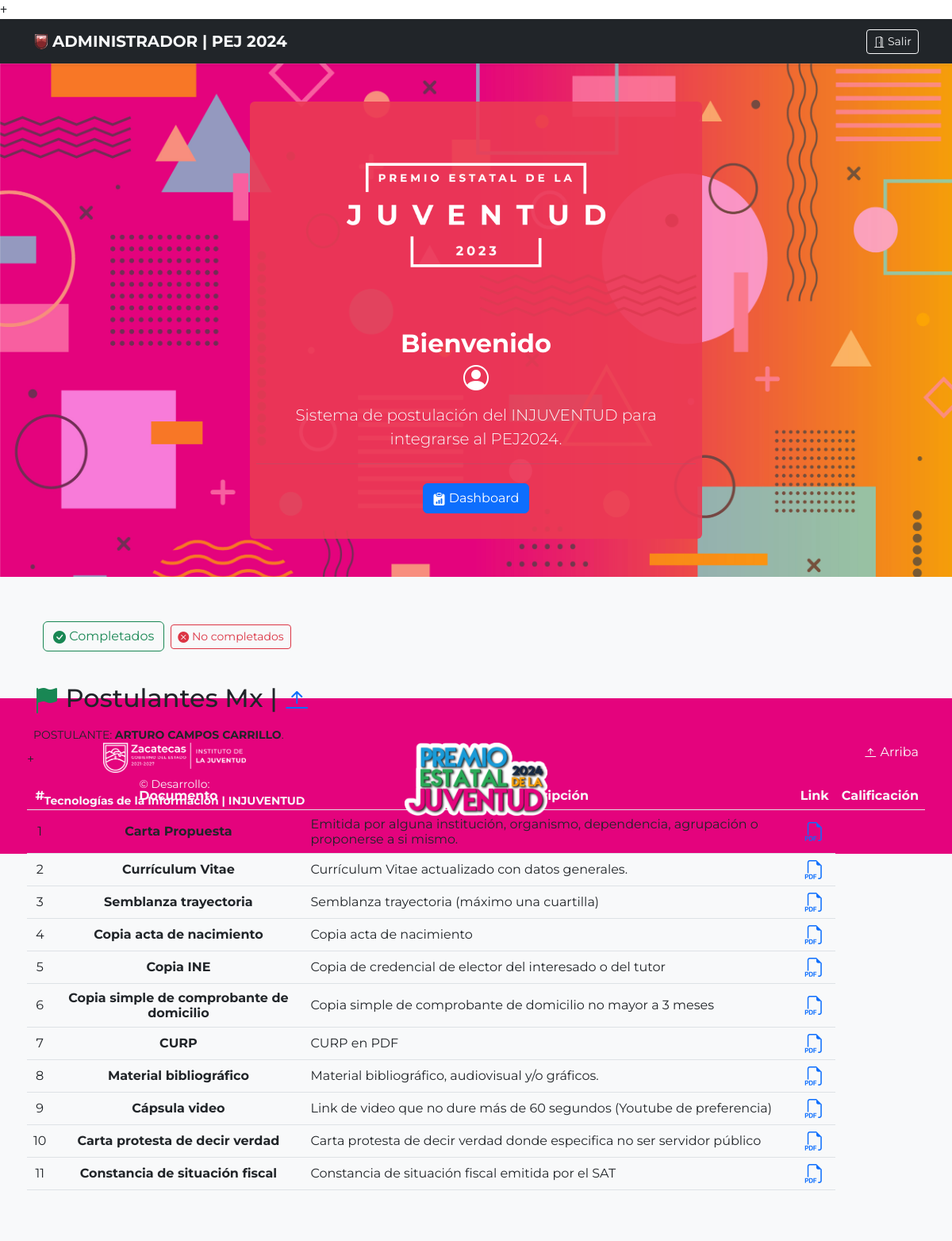
Screenshot of /sistema/admin/listado_docs.php?id=296 with the database file from the repository.
### tables this page shows
CREATE TABLE `usr` (
  `id` int(11) NOT NULL,
  `usr` varchar(36) DEFAULT NULL,
  `pwd` varchar(100) DEFAULT NULL,
  `perfil` int(11) DEFAULT NULL,
  `curp` varchar(18) DEFAULT NULL,
  `nombre` varchar(100) DEFAULT NULL,
  `edad` int(11) DEFAULT NULL,
  `municipio` int(11) DEFAULT NULL,
  `telefono` varchar(30) DEFAULT NULL,
  `categoria` int(11) DEFAULT NULL
);

CREATE TABLE `documentos` (
  `id` int(11) NOT NULL,
  `documento` int(11) NOT NULL COMMENT 'Tipo documento numerado',
  `id_ext` int(11) NOT NULL,
  `link` varchar(150) NOT NULL,
  `fecha` datetime NOT NULL
);

CREATE TABLE `catalogo_documentos` (
  `id` int(11) NOT NULL,
  `documento` varchar(50) NOT NULL,
  `subtitulo` varchar(50) NOT NULL,
  `descripcion` varchar(300) NOT NULL,
  `link` varchar(200) DEFAULT NULL
);

### sistema/admin/query/name.php (called while the page is built)
<?php
include('qc.php');
$name = "SELECT * FROM usr WHERE id = '$idPostulante'";
$resultadoName = $conn->query($name);
$rowName = $resultadoName->fetch_assoc();
?>

### sistema/admin/query/listado_documentos.php (the view)
<?php
include('qc.php');
$x=0;
$sqlDocs = "SELECT * FROM documentos WHERE id_ext = '$idPostulante' ORDER BY documento ASC";
$resultadoDocs = $conn->query($sqlDocs);
while($rowDocs = $resultadoDocs->fetch_assoc()){
    $x++;
    $doc = $rowDocs['documento'];
    $sqlDocumento ="SELECT * FROM catalogo_documentos WHERE id ='$doc'";
    $resultadoDocumento = $conn->query($sqlDocumento);
    $rowDocumento = $resultadoDocumento->fetch_assoc();
    echo'
    <tr class="align-middle">
        <td>'.$x.'</td>
        <td><strong>'.$rowDocumento['documento'].'</strong></td>
        <td class="text-start">'.$rowDocumento['descripcion'].'</td>';
        if($rowDocumento['id'] == 9){
            echo'
            <td><a href="'.$rowDocs['link'].'" target="_blank"><i class="bi bi-filetype-pdf h4"></i></a></td>
            ';
        }
        else{
            echo'
            <td><a href="../'.$rowDocs['link'].'" target="_blank"><i class="bi bi-filetype-pdf h4"></i></a></td>
            ';
        }
        echo'
    </tr>
    ';
}
?>

### sistema/admin/listado_docs.php (shortened to what this page needs)
<?php
$idPostulante = $_REQUEST['id'];
include('query/name.php');
?>
<!doctype html>
<html lang="es">
  <head>
     <link rel="stylesheet" href="https://cdn.jsdelivr.net/npm/bootstrap-icons@1.10.3/font/bootstrap-icons.css">
    <link href="../../assets/dist/css/bootstrap.min.css" rel="stylesheet">
  </head>
  <body>
  <header>
  <div class="navbar navbar-dark shadow-sm bg-dark text-light" style="background: #FAD40D;color:white">
    <div class="container">
      <a href="#" class="navbar-brand d-flex align-items-center">
        <img src="../../img/logo_injuventud_0.png" width="20" alt="" class="me-1">
        <strong class="text-light" id="texto_">ADMINISTRADOR | PEJ 2024</strong>
      </a>
      <a href="prcd/sort.php" type="button" class="btn btn-sm btn-outline-light"><i class="bi bi-door-open"></i> Salir</a>
    </div>
  </div>
</header>
<main id="imgPortrait">
<section class="text-center container">
    <div class="row py-lg-5" >
      <div class="col-lg-6 col-md-8 mx-auto rounded p-2" id="colorRounded">
        <h1 class="fw-light"><img src="../../img/PEJ23.png" alt="" width="360"></h1>
        <h2 class="fw-bold" style="color:white">Bienvenido</h2>
        <h2 class="fw-bold" style="color:white"><i class="bi bi-person-circle"></i></h2>
        <p class="lead text-light mt-2">Sistema de postulación del INJUVENTUD para integrarse al PEJ2024.</p>
        <p>
          <hr class="text-secondary">
          <a href="#seccion_convocatoria" class="btn btn-primary my-2"><i class="bi bi-clipboard-data-fill"></i> Dashboard</a>
        </p>
      </div>
    </div>
  </section>
  <div class="album py-5 bg-light">
    <div class="container">
    <nav class="navbar bg-body-tertiary">
      <form class="container-fluid justify-content-start">
        <a href="completados.php" class="btn btn-outline-success me-2" type="button"><i class="bi bi-check-circle-fill"></i> Completados</a>
        <a href="no_completados.php" class="btn btn-sm btn-outline-danger" type="button"><i class="bi bi-x-circle-fill"></i> No completados</a>
      </form>
    </nav>
      <div class="mb-4">
        <p><span id="seccion_MX"></span>
          <p class="h2">
          <i class="bi bi-flag-fill text-success"></i> Postulantes Mx |
              <a href="#inicio">
                <i class="bi bi-arrow-bar-up"></i>
              </a>
          </p>
        </p>
        <p><small>POSTULANTE: <strong><?php echo $rowName['nombre']?></strong>.</small></p>
      </div>
      <div class="row row-cols-1 row-cols-sm-2 row-cols-md-3 g-3">
        <table class="table">
          <thead class="text-light text-center" style="background:#e4037d">
            <tr>
              <th scope="col">#</th>
              <th scope="col">Documento</th>
              <th scope="col">Descripción</th>
              <th scope="col">Link</th>
              <th scope="col">Calificación</th>
            </tr>
          </thead>
          <tbody class="text-center">
            <?php
            include('query/listado_documentos.php');
            ?>
          </tbody>
        </table>
      </div>
    </div>
  </div>
</main>
<footer class="text-light py-5" style="background:#e4037d">
  <div class="container">
    <div>
      <div class="row">
        <div class="col-sm-3 col-md-6 col-lg-4 mt-2">
          <p class="mb-0 text-center"><img src="../../img/logo_white_02.png"  width="180" alt=""></p>
          <p class="mb-0 mt-1 text-center"><small>&copy; Desarrollo:<br> <strong class="text-light">Tecnologías de la Información | INJUVENTUD</strong></small></p>
        </div>
        <div class="col-sm-3 col-md-6 col-lg-4 mt-2 text-center">
          <img src="../../img/logo_pej2024.png" width="180" alt="">
        </div>
        <div class="col-sm-3 col-md-6 col-lg-4 mt-2">
          <p class="float-end mb-1 text-center">
            <a href="#inicio" style="text-decoration: none;" class="text-light"><i class="bi bi-arrow-bar-up"></i> Arriba</a>
          </p>
        </div>
      </div>
    </div>
  </div>
</footer>
  </body>
</html>

### sistema/admin/listado_docs.php (style rules this page uses)
* { font-family: 'Montserrat', sans-serif; }
#colorRounded { background-color: rgba(235, 58, 84, 0.9); }
#imgPortrait { background-image: url('../../img/fondo_pej2024.jpg'); object-fit: cover; background-position: auto 100%; background-repeat: repeat; background-size: 100% auto; width:100%; height:100%; }
.bi { vertical-align: -.125em; fill: currentColor; }

### rows the page displays
usr: nombre "ARTURO CAMPOS CARRILLO"
documentos: catalogo_documentos.documento "Carta Propuesta", catalogo_documentos.descripcion "Emitida por alguna institución, organismo, dependencia, agrupación o proponerse a si mismo."
documentos: catalogo_documentos.documento "Currículum Vitae", catalogo_documentos.descripcion "Currículum Vitae actualizado con datos generales."
documentos: catalogo_documentos.documento "Semblanza trayectoria", catalogo_documentos.descripcion "Semblanza trayectoria (máximo una cuartilla)"
documentos: catalogo_documentos.documento "Copia acta de nacimiento", catalogo_documentos.descripcion "Copia acta de nacimiento"
documentos: catalogo_documentos.documento "Copia INE", catalogo_documentos.descripcion "Copia de credencial de elector del interesado o del tutor"
documentos: catalogo_documentos.documento "Copia simple de comprobante de domicilio", catalogo_documentos.descripcion "Copia simple de comprobante de domicilio no mayor a 3 meses"
documentos: catalogo_documentos.documento "CURP", catalogo_documentos.descripcion "CURP en PDF"
documentos: catalogo_documentos.documento "Material bibliográfico", catalogo_documentos.descripcion "Material bibliográfico, audiovisual y/o gráficos."
documentos: catalogo_documentos.documento "Cápsula video", catalogo_documentos.descripcion "Link de video que no dure más de 60 segundos (Youtube de preferencia)"
documentos: catalogo_documentos.documento "Carta protesta de decir verdad", catalogo_documentos.descripcion "Carta protesta de decir verdad donde especifica no ser servidor público"
documentos: catalogo_documentos.documento "Constancia de situación fiscal", catalogo_documentos.descripcion "Constancia de situación fiscal emitida por el SAT"
